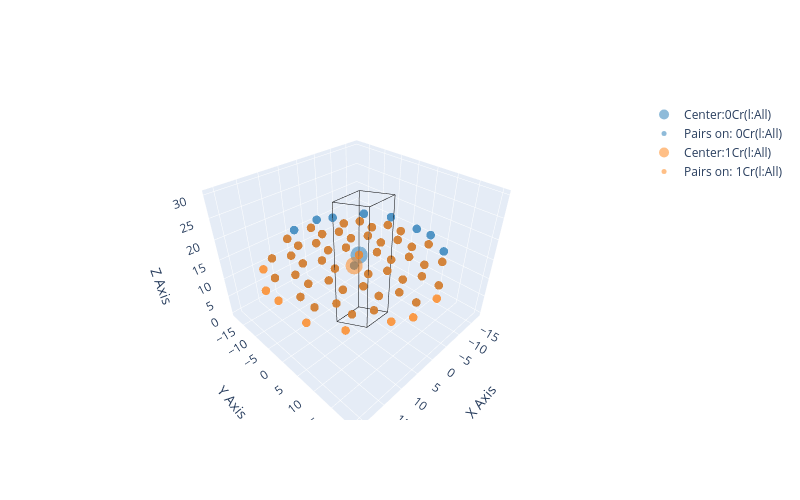

The notebook cell saved with this chart:
### Markdown cell above
The ``setup_from_range`` method takes keyword arguments, when it defines the magnetic entities. For more information on what is possible take a look at the ``MagneticEntity`` class in the API reference. Let's take a look at the final system.

### Code cell
CrI3.plot_pairs()

### Figure 1 — Plotly figure (JSON) as saved in the notebook; plotly's stock layout.template omitted (floating-point values rounded to 4 significant figures)
{"data": [{"marker": {"color": "#1F77B4", "opacity": 0.5, "size": 10}, "mode": "markers", "name": "Center:0Cr(l:All)", "type": "scatter3d", "x": [-5.22e-05], "y": [3.006e-05], "z": [15]}, {"marker": {"color": "#1F77B4", "opacity": 0.5, "size": 5}, "mode": "markers", "name": "Pairs on: 0Cr(l:All)", "type": "scatter3d", "x": [-14.0, -17.5, -3.5, -7.0, -10.5, -14.0, -17.5, 3.5, -5.22e-05, -3.5, -7.0, -10.5, -14.0, 7.0, 3.5, -3.5, -7.0, 14.0, 10.5, 7.0, 3.5, -5.22e-05, -3.5, 17.5, 14.0, 10.5, 7.0, 3.5, 17.5, 14.0, -7.0, -10.5, -14.0, -17.5, 5.256e-05, -3.5, -7.0, -10.5, -14.0, 7.0, 3.5, 5.256e-05, -3.5, -7.0, -10.5, 10.5, 7.0, 3.5, 5.256e-05, -3.5, 14.0, 10.5, 7.0, 3.5, 17.5, 14.0, 10.5, -14.0, -17.5, -3.5, -7.0, -10.5, -14.0, -17.5, 3.5, -5.22e-05, -3.5, -7.0, -10.5, -14.0, 7.0, 3.5, -3.5, -7.0, 14.0, 10.5, 7.0, 3.5, -5.22e-05, -3.5, 17.5, 14.0, 10.5, 7.0, 3.5, 17.5, 14.0, -7.0, -10.5, -14.0, -17.5, 5.256e-05, -3.5, -7.0, -10.5, -14.0, 7.0, 3.5, 5.256e-05, -3.5, -7.0, -10.5, 10.5, 7.0, 3.5, 5.256e-05, -3.5, 14.0, 10.5, 7.0, 3.5, 17.5, 14.0, 10.5], "y": [-12.12, -6.062, -18.19, -12.12, -6.062, 3.006e-05, 6.062, -18.19, -12.12, -6.062, 3.006e-05, 6.062, 12.12, -12.12, -6.062, 6.062, 12.12, -12.12, -6.062, 3.006e-05, 6.062, 12.12, 18.19, -6.062, 3.006e-05, 6.062, 12.12, 18.19, 6.062, 12.12, -16.17, -10.1, -4.041, 2.021, -16.17, -10.1, -4.041, 2.021, 8.083, -16.17, -10.1, -4.041, 2.021, 8.083, 14.15, -10.1, -4.041, 2.021, 8.083, 14.15, -4.041, 2.021, 8.083, 14.15, 2.021, 8.083, 14.15, -12.12, -6.062, -18.19, -12.12, -6.062, 3.006e-05, 6.062, -18.19, -12.12, -6.062, 3.006e-05, 6.062, 12.12, -12.12, -6.062, 6.062, 12.12, -12.12, -6.062, 3.006e-05, 6.062, 12.12, 18.19, -6.062, 3.006e-05, 6.062, 12.12, 18.19, 6.062, 12.12, -16.17, -10.1, -4.041, 2.021, -16.17, -10.1, -4.041, 2.021, 8.083, -16.17, -10.1, -4.041, 2.021, 8.083, 14.15, -10.1, -4.041, 2.021, 8.083, 14.15, -4.041, 2.021, 8.083, 14.15, 2.021, 8.083, 14.15], "z": [15, 15, 15, 15, 15, 15, 15, 15, 15, 15, 15, 15, 15, 15, 15, 15, 15, 15, 15, 15, 15, 15, 15, 15, 15, 15, 15, 15, 15, 15, 15.0, 15.0, 15.0, 15.0, 15.0, 15.0, 15.0, 15.0, 15.0, 15.0, 15.0, 15.0, 15.0, 15.0, 15.0, 15.0, 15.0, 15.0, 15.0, 15.0, 15.0, 15.0, 15.0, 15.0, 15.0, 15.0, 15.0, 15, 15, 15, 15, 15, 15, 15, 15, 15, 15, 15, 15, 15, 15, 15, 15, 15, 15, 15, 15, 15, 15, 15, 15, 15, 15, 15, 15, 15, 15, 15.0, 15.0, 15.0, 15.0, 15.0, 15.0, 15.0, 15.0, 15.0, 15.0, 15.0, 15.0, 15.0, 15.0, 15.0, 15.0, 15.0, 15.0, 15.0, 15.0, 15.0, 15.0, 15.0, 15.0, 15.0, 15.0, 15.0]}, {"marker": {"color": "#FF7F0E", "opacity": 0.5, "size": 10}, "mode": "markers", "name": "Center:1Cr(l:All)", "type": "scatter3d", "x": [3.5], "y": [2.021], "z": [15.0]}, {"marker": {"color": "#FF7F0E", "opacity": 0.5, "size": 5}, "mode": "markers", "name": "Pairs on: 1Cr(l:All)", "type": "scatter3d", "x": [-7.0, -10.5, -14.0, -5.22e-05, -3.5, -7.0, -10.5, 7.0, 3.5, -5.22e-05, -3.5, -7.0, 14.0, 10.5, 7.0, 3.5, -5.22e-05, -3.5, 17.5, 14.0, 10.5, 7.0, 3.5, 21.0, 17.5, 14.0, 10.5, -10.5, -14.0, 5.256e-05, -3.5, -7.0, -10.5, -14.0, 7.0, 3.5, 5.256e-05, -3.5, -7.0, -10.5, 10.5, 7.0, 5.256e-05, -3.5, 17.5, 14.0, 10.5, 7.0, 3.5, 5.256e-05, 21.0, 17.5, 14.0, 10.5, 7.0, 21.0, 17.5, -7.0, -10.5, -14.0, -5.22e-05, -3.5, -7.0, -10.5, 7.0, 3.5, -5.22e-05, -3.5, -7.0, 14.0, 10.5, 7.0, 3.5, -5.22e-05, -3.5, 17.5, 14.0, 10.5, 7.0, 3.5, 21.0, 17.5, 14.0, 10.5, -10.5, -14.0, 5.256e-05, -3.5, -7.0, -10.5, -14.0, 7.0, 3.5, 5.256e-05, -3.5, -7.0, -10.5, 10.5, 7.0, 5.256e-05, -3.5, 17.5, 14.0, 10.5, 7.0, 3.5, 5.256e-05, 21.0, 17.5, 14.0, 10.5, 7.0, 21.0, 17.5], "y": [-12.12, -6.062, 3.006e-05, -12.12, -6.062, 3.006e-05, 6.062, -12.12, -6.062, 3.006e-05, 6.062, 12.12, -12.12, -6.062, 3.006e-05, 6.062, 12.12, 18.19, -6.062, 3.006e-05, 6.062, 12.12, 18.19, 3.006e-05, 6.062, 12.12, 18.19, -10.1, -4.041, -16.17, -10.1, -4.041, 2.021, 8.083, -16.17, -10.1, -4.041, 2.021, 8.083, 14.15, -10.1, -4.041, 8.083, 14.15, -10.1, -4.041, 2.021, 8.083, 14.15, 20.21, -4.041, 2.021, 8.083, 14.15, 20.21, 8.083, 14.15, -12.12, -6.062, 3.006e-05, -12.12, -6.062, 3.006e-05, 6.062, -12.12, -6.062, 3.006e-05, 6.062, 12.12, -12.12, -6.062, 3.006e-05, 6.062, 12.12, 18.19, -6.062, 3.006e-05, 6.062, 12.12, 18.19, 3.006e-05, 6.062, 12.12, 18.19, -10.1, -4.041, -16.17, -10.1, -4.041, 2.021, 8.083, -16.17, -10.1, -4.041, 2.021, 8.083, 14.15, -10.1, -4.041, 8.083, 14.15, -10.1, -4.041, 2.021, 8.083, 14.15, 20.21, -4.041, 2.021, 8.083, 14.15, 20.21, 8.083, 14.15], "z": [15, 15, 15, 15, 15, 15, 15, 15, 15, 15, 15, 15, 15, 15, 15, 15, 15, 15, 15, 15, 15, 15, 15, 15, 15, 15, 15, 15.0, 15.0, 15.0, 15.0, 15.0, 15.0, 15.0, 15.0, 15.0, 15.0, 15.0, 15.0, 15.0, 15.0, 15.0, 15.0, 15.0, 15.0, 15.0, 15.0, 15.0, 15.0, 15.0, 15.0, 15.0, 15.0, 15.0, 15.0, 15.0, 15.0, 15, 15, 15, 15, 15, 15, 15, 15, 15, 15, 15, 15, 15, 15, 15, 15, 15, 15, 15, 15, 15, 15, 15, 15, 15, 15, 15, 15.0, 15.0, 15.0, 15.0, 15.0, 15.0, 15.0, 15.0, 15.0, 15.0, 15.0, 15.0, 15.0, 15.0, 15.0, 15.0, 15.0, 15.0, 15.0, 15.0, 15.0, 15.0, 15.0, 15.0, 15.0, 15.0, 15.0, 15.0, 15.0, 15.0]}, {"line": {"color": "black", "width": 1}, "mode": "lines", "showlegend": false, "type": "scatter3d", "x": [0, 7.0], "y": [0, 0], "z": [0, 0]}, {"line": {"color": "black", "width": 1}, "mode": "lines", "showlegend": false, "type": "scatter3d", "x": [0, -3.5], "y": [0, 6.062], "z": [0, 0]}, {"line": {"color": "black", "width": 1}, "mode": "lines", "showlegend": false, "type": "scatter3d", "x": [0, 0], "y": [0, 0], "z": [0, 30]}, {"line": {"color": "black", "width": 1}, "mode": "lines", "showlegend": false, "type": "scatter3d", "x": [7.0, 3.5], "y": [0, 6.062], "z": [0, 0]}, {"line": {"color": "black", "width": 1}, "mode": "lines", "showlegend": false, "type": "scatter3d", "x": [7.0, 7.0], "y": [0, 0], "z": [0, 30]}, {"line": {"color": "black", "width": 1}, "mode": "lines", "showlegend": false, "type": "scatter3d", "x": [-3.5, 3.5], "y": [6.062, 6.062], "z": [0, 0]}, {"line": {"color": "black", "width": 1}, "mode": "lines", "showlegend": false, "type": "scatter3d", "x": [-3.5, -3.5], "y": [6.062, 6.062], "z": [0, 30]}, {"line": {"color": "black", "width": 1}, "mode": "lines", "showlegend": false, "type": "scatter3d", "x": [0, 7.0], "y": [0, 0], "z": [30, 30]}, {"line": {"color": "black", "width": 1}, "mode": "lines", "showlegend": false, "type": "scatter3d", "x": [0, -3.5], "y": [0, 6.062], "z": [30, 30]}, {"line": {"color": "black", "width": 1}, "mode": "lines", "showlegend": false, "type": "scatter3d", "x": [3.5, 3.5], "y": [6.062, 6.062], "z": [30, 0]}, {"line": {"color": "black", "width": 1}, "mode": "lines", "showlegend": false, "type": "scatter3d", "x": [3.5, 7.0], "y": [6.062, 0], "z": [30, 30]}, {"line": {"color": "black", "width": 1}, "mode": "lines", "showlegend": false, "type": "scatter3d", "x": [3.5, -3.5], "y": [6.062, 6.062], "z": [30, 30]}], "layout": {"autosize": false, "height": 500, "scene": {"aspectmode": "data", "xaxis": {"gridwidth": 1, "showgrid": true, "title": {"text": "X Axis"}}, "yaxis": {"gridwidth": 1, "showgrid": true, "title": {"text": "Y Axis"}}, "zaxis": {"gridwidth": 1, "showgrid": true, "title": {"text": "Z Axis"}}}, "showlegend": true, "title": {}, "width": 800}}
